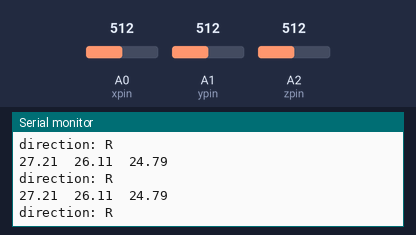
A sketch run on a simulated Arduino Uno, built with avr-gcc and run on an emulated ATmega328P. Shown: the last lines printed to the serial monitor. The inputs (shaded band) are chosen by the test bench; at power-on: A0 (xpin) = 512, A1 (ypin) = 512, A2 (zpin) = 512.

Above: at 1.2 s.
1.3 s: A0 (xpin) set to 375
At 1.73 s:
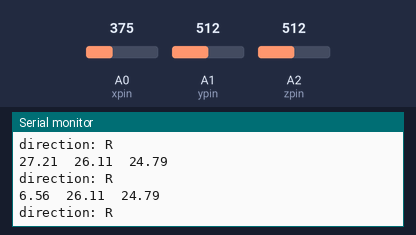
2.8 s: A0 (xpin) set to 354
At 3.25 s:
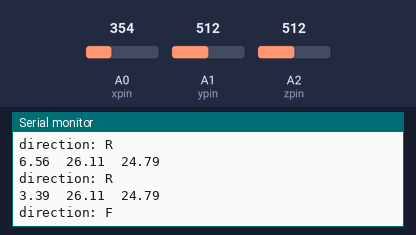
4.8 s: A1 (ypin) set to 375
At 5.08 s:
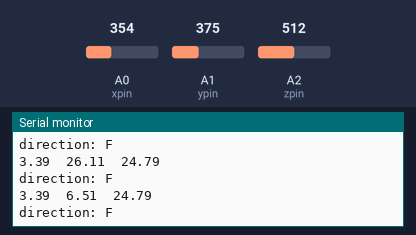
6.3 s: A1 (ypin) set to 358
At 6.6 s:
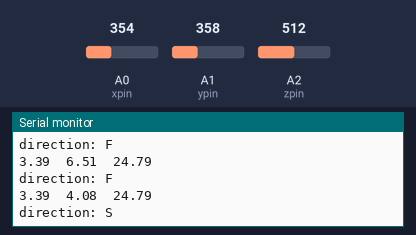
8.1 s: A0 (xpin) set to 308
At 8.12 s:
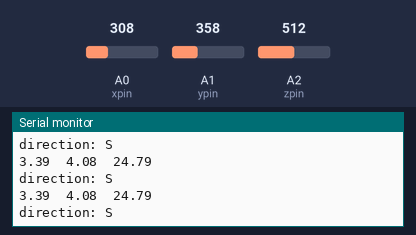
9.6 s: A0 (xpin) set to 281
At 9.94 s:
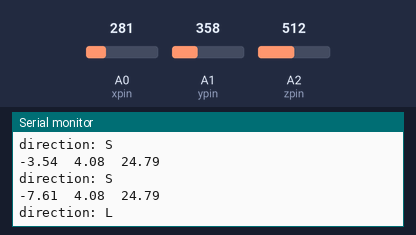
Timing chart, 0 to 12.5 s (numbered marks = the images above; inputs shaded):
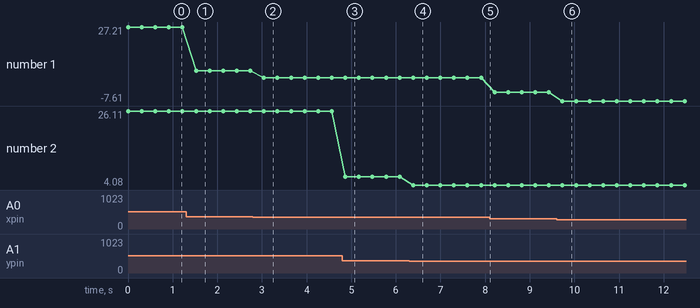

The sketch:

car_master_adfruit_adxl.ino
```cpp
#include<SoftwareSerial.h>
SoftwareSerial ss(2, 3);
const int xpin = A0; // x-axis of the accelerometer
const int ypin = A1; // y-axis
const int zpin = A2; // z-axis
//Transmitter program

// Define sensitivity thresholds (adjust these based on calibration)
const int xThreshold = 5; // Minimum change for X to be considered movement
const int yThreshold = 5; // Minimum change for Y to be considered movement
const int zThreshold = 7; // Minimum change for Z to be considered movement


void setup()
{
  Serial.begin(38400);
  ss.begin(38400);


}
char dir;
void loop()
{
    int x = analogRead(xpin); //read from xpin
    delay(1); //
    int y = analogRead(ypin); //read from ypin
    delay(1);
    int z = analogRead(zpin); //read from zpin

    float zero_G = 512.0; //ADC is 0~1023 the zero g output equal to Vs/2
    float scale = 102.3; //ADXL335330 Sensitivity is 330mv/g
    //330 * 1024/3.3/1000
    float x_g = ((float)x - 331.5) / 65 * 9.8;
    float y_g = ((float)y - 329.5) / 68.5 * 9.8;
    float z_g = ((float)z - 340) / 68 * 9.8;
    Serial.print(x_g); //print x value on serial monitor
    Serial.print("\t");
    Serial.print(y_g); //print y value on serial monitor
    Serial.print("\t");
    Serial.print(z_g); //print z value on serial monitor
    Serial.print("\n");
      dir = 'S';

    // Check for movement in each dir based on thresholds
    if (abs(x_g) > xThreshold) {
      dir = (x_g > 0) ? 'R': 'L'; // Determine right or left based on sign of X
    } else if (abs(y_g) > yThreshold) {
      dir = (y_g > 0) ? 'F' : 'B'; // Determine forward or backward based on sign of Y
    } else if (abs(z_g) > zThreshold) {
      // Handle tilting (optional)
      // ... (Add tilting detection logic if needed)
    }

    // Print the detected dir
    Serial.print("direction: ");
    Serial.println(dir);
    ss.print(dir);
delay(300);
}
```

Measured:
- the behaviour switches between 365 and 364 on A0 (xpin) (found by bisection; images 1 and 2)
- the behaviour switches between 365 and 364 on A1 (ypin) (found by bisection; images 3 and 4)
- the behaviour switches between 299 and 298 on A0 (xpin) (found by bisection; images 5 and 6)
- after the input at 1.3 s, the serial monitor: prints a new line after 0.22 s (image 1)
- after the input at 2.8 s, the serial monitor: prints a new line after 0.24 s (image 2)
- after the input at 4.8 s, the serial monitor: prints a new line after 0.07 s (image 3)
- after the input at 6.3 s, the serial monitor: prints a new line after 0.09 s (image 4)
- after the input at 9.6 s, the serial monitor: prints a new line after 0.13 s (image 6)
